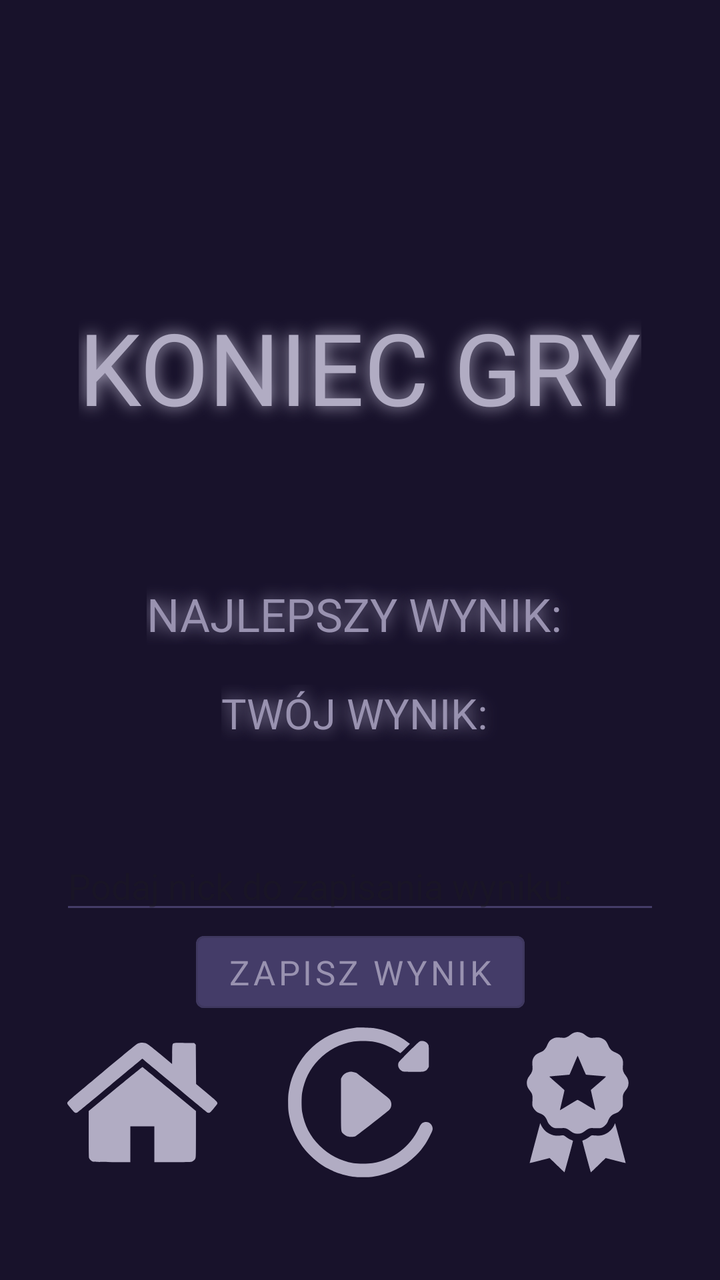
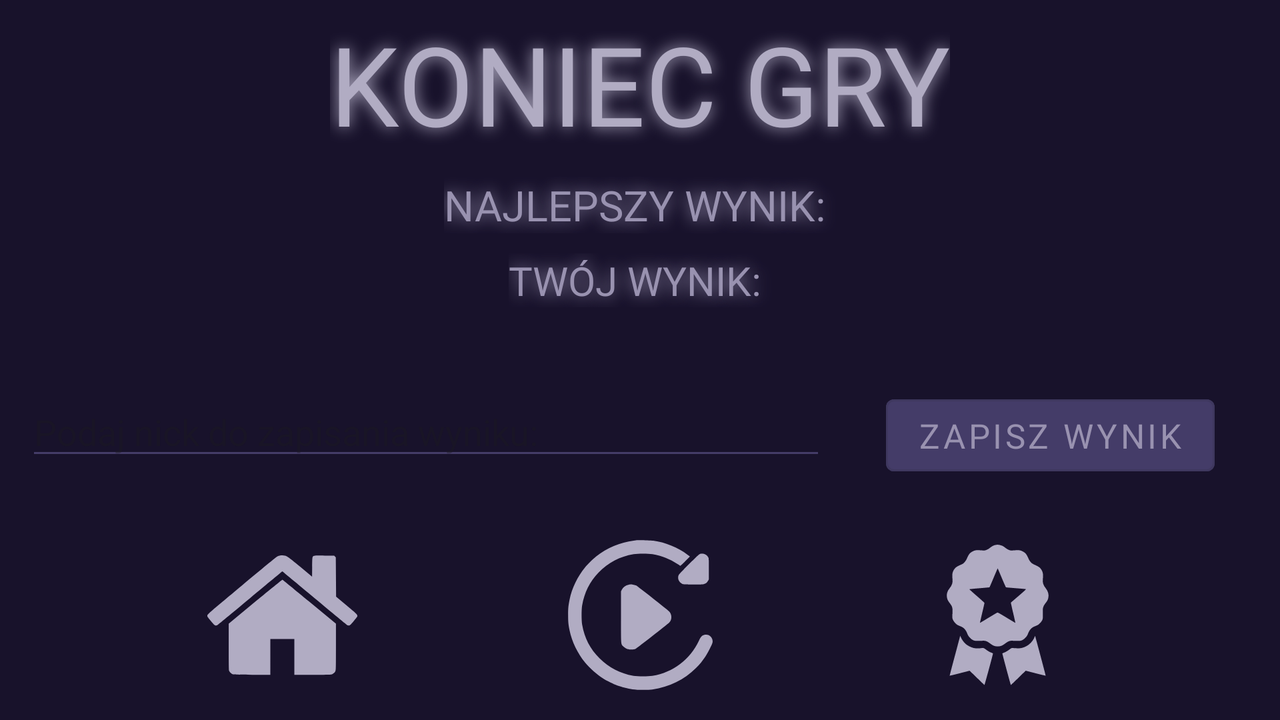

First picture: res/layout/ on a phone held upright. Second picture: the repository's own variant of that layout, on a device whose configuration matches the variant's folder. Source for both follows.
<!-- AndroidManifest.xml: application theme Theme.Projektgramatematyczna -->
<!-- res/layout/activity_koniec_gry.xml -->
<?xml version="1.0" encoding="utf-8"?>
<androidx.constraintlayout.widget.ConstraintLayout xmlns:android="http://schemas.android.com/apk/res/android"
    xmlns:app="http://schemas.android.com/apk/res-auto"
    xmlns:tools="http://schemas.android.com/tools"
    android:id="@+id/main"
    android:layout_width="match_parent"
    android:layout_height="match_parent"
    android:background="@color/czwarty_z_palety"
    tools:context=".Koniec_gry">

    <TextView
        android:id="@+id/textView"
        android:layout_width="wrap_content"
        android:layout_height="wrap_content"
        android:text="Koniec Gry"
        android:shadowDy="0"
        android:shadowDx="0"
        android:shadowRadius="20"
        android:shadowColor="@color/kolor_napisow"
        android:textColor="@color/kolor_napisow"
        android:fontFamily="@font/orange_juice2"
        android:textAllCaps="true"
        android:textSize="50sp"
        android:layout_marginTop="150dp"
        android:layout_marginBottom="75dp"
        app:layout_constraintTop_toTopOf="parent"
        app:layout_constraintStart_toStartOf="parent"
        app:layout_constraintEnd_toEndOf="parent"
        app:layout_constraintBottom_toTopOf="@id/najlepszyWynik"
         />

    <TextView
        android:id="@+id/najlepszyWynik"
        android:layout_width="wrap_content"
        android:layout_height="wrap_content"
        android:fontFamily="@font/chunkfive_ex"
        android:shadowColor="@color/tekst_przyciskow_glowna"
        android:shadowDx="0"
        android:shadowDy="0"
        android:shadowRadius="20"
        android:text="Najlepszy wynik: "
        android:textAllCaps="true"
        android:textColor="@color/tekst_przyciskow_glowna"
        android:textSize="23sp"
        app:layout_constraintBottom_toTopOf="@id/wynikGry"
        app:layout_constraintEnd_toEndOf="parent"
        app:layout_constraintStart_toStartOf="parent"
        app:layout_constraintTop_toBottomOf="@id/textView" />

    <TextView
        android:id="@+id/wynikGry"
        android:layout_width="wrap_content"
        android:layout_height="wrap_content"
        android:layout_marginTop="20dp"
        android:textSize="21sp"
        android:shadowDy="0"
        android:shadowDx="0"
        android:shadowRadius="20"
        android:shadowColor="@color/tekst_przyciskow_glowna"
        android:textColor="@color/tekst_przyciskow_glowna"
        android:text="Twój wynik: "
        android:fontFamily="@font/chunkfive_ex"
        android:textAllCaps="true"
        app:layout_constraintTop_toBottomOf="@id/najlepszyWynik"
        app:layout_constraintStart_toStartOf="parent"
        app:layout_constraintEnd_toEndOf="parent"
        app:layout_constraintBottom_toTopOf="@id/nickGracza"
         />


    <AutoCompleteTextView
        android:id="@+id/nickGracza"
        android:inputType="text"
        android:layout_width="match_parent"
        android:layout_height="wrap_content"
        android:layout_marginLeft="30dp"
        android:layout_marginRight="30dp"
        android:layout_marginTop="50dp"
        android:textColor="@color/kolor_napisow"
        android:backgroundTint="@color/drugi_z_palety"
        android:hint="Podaj nick do zapisania wyniku:"
        app:layout_constraintTop_toBottomOf="@id/wynikGry"
        app:layout_constraintStart_toStartOf="parent"
        app:layout_constraintEnd_toEndOf="parent"
         />

    <Button
        style="@style/Widget.MaterialComponents.Button.OutlinedButton"
        android:id="@+id/zapiszWynik"
        android:layout_width="wrap_content"
        android:layout_height="wrap_content"
        android:textAllCaps="true"
        android:text="Zapisz wynik"
        android:pointerIcon="hand"
        android:textSize="17sp"
        android:textColor="@color/tekst_przyciskow_glowna"
        android:backgroundTint="@color/drugi_z_palety"
        android:fontFamily="@font/corva_round"
        app:layout_constraintTop_toBottomOf="@id/nickGracza"
        app:layout_constraintStart_toStartOf="parent"
        app:layout_constraintEnd_toEndOf="parent"
        />

    <ImageButton
        android:id="@+id/przejdzDoStronyGlownej"
        android:layout_width="wrap_content"
        android:layout_height="wrap_content"
        app:srcCompat="@drawable/strona_glowna"
        android:background="#00000000"
        app:tint="@color/kolor_napisow"
        app:layout_constraintTop_toBottomOf="@id/nickGracza"
        app:layout_constraintStart_toStartOf="parent"
        app:layout_constraintEnd_toStartOf="@id/zagrajPonownie"
        app:layout_constraintBottom_toBottomOf="parent"/>

    <ImageButton
        android:id="@+id/zagrajPonownie"
        android:layout_width="wrap_content"
        android:layout_height="wrap_content"
        app:srcCompat="@drawable/zagraj_ponownie"
        android:background="#00000000"
        app:tint="@color/kolor_napisow"
        app:layout_constraintTop_toBottomOf="@id/nickGracza"
        app:layout_constraintStart_toEndOf="@id/przejdzDoStronyGlownej"
        app:layout_constraintEnd_toStartOf="@id/przejdzDoRankingu"
        app:layout_constraintBottom_toBottomOf="parent"
        />

    <ImageButton
        android:id="@+id/przejdzDoRankingu"
        android:layout_width="wrap_content"
        android:layout_height="wrap_content"
        app:srcCompat="@drawable/ranking"
        android:background="#00000000"
        app:tint="@color/kolor_napisow"
        app:layout_constraintTop_toBottomOf="@id/nickGracza"
        app:layout_constraintStart_toEndOf="@id/zagrajPonownie"
        app:layout_constraintEnd_toEndOf="parent"
        app:layout_constraintBottom_toBottomOf="parent"/>




</androidx.constraintlayout.widget.ConstraintLayout>
<!-- resources referenced by this layout -->
<resources>
  <color name="czwarty_z_palety">#18122B</color>
  <color name="drugi_z_palety">#443C68</color>
  <color name="kolor_napisow">#b1acc3</color>
  <color name="tekst_przyciskow_glowna">#9992b0</color>
  <!-- drawable strona_glowna (drawable) -->
  <vector xmlns:android="http://schemas.android.com/apk/res/android" android:height="75dp" android:viewportHeight="512" android:viewportWidth="512" android:width="75dp">
        
      <path android:fillColor="#000000" android:pathData="M248.7,53c-2.7,0.5 -7.2,2 -10,3.4 -3.1,1.6 -52,41.6 -121.2,99.4 -122.2,101.9 -118.8,98.8 -117.2,105.4 0.4,1.3 5.8,8.5 12.2,16 9.6,11.4 12.1,13.8 14.9,14.4 1.9,0.3 4.4,0.3 5.5,-0.1 1.1,-0.3 51.7,-42 112.3,-92.5 60.7,-50.6 110.5,-92 110.8,-92 0.3,-0 50.1,41.4 110.8,92 60.6,50.5 111.2,92.2 112.3,92.5 1.1,0.4 3.6,0.4 5.5,0.1 2.8,-0.6 5.3,-3 14.9,-14.4 6.4,-7.5 11.8,-14.7 12.2,-16 1.5,-6.2 0.3,-7.4 -36.7,-38.2l-35.5,-29.6 -0.5,-67.2 -0.5,-67.2 -2.8,-2.7 -2.7,-2.8 -32.3,-0.3c-21,-0.2 -33.5,-0 -35.8,0.7 -6.8,2 -6.8,2.2 -7.1,38.6l-0.3,32.7 -40.8,-34c-43.7,-36.5 -45,-37.4 -57.2,-38.5 -3.3,-0.3 -8.2,-0.2 -10.8,0.3z" android:strokeColor="#00000000"/>
        
      <path android:fillColor="#000000" android:pathData="M164.2,210.2l-91.2,75.2 0,78c0,53.7 0.4,79.4 1.1,82.1 1.5,5.5 8.3,11.9 14.2,13.3 3.2,0.9 22.8,1.2 65.6,1.2l61.1,-0 0,-61 0,-61 41,-0 41,-0 0,61 0,61 61.1,-0c40.7,-0 62.5,-0.4 65.3,-1.1 5.6,-1.4 11.4,-6.2 13.7,-11.3 1.8,-3.9 1.9,-8.4 1.9,-83.2l0,-79 -90.9,-74.9c-49.9,-41.2 -91.2,-75 -91.7,-75.2 -0.5,-0.2 -42,33.5 -92.2,74.9z" android:strokeColor="#00000000"/>
      
  </vector>
  <!-- from res/values-v23/ -->
  <style name="Theme.Projektgramatematyczna" parent="Base.Theme.Projektgramatematyczna">
      
      <item name="android:navigationBarColor">@android:color/transparent</item>
      <item name="android:statusBarColor">@android:color/transparent</item>
      <item name="android:windowLightStatusBar">?attr/isLightTheme</item>
    </style>
  <style name="Base.Theme.Projektgramatematyczna" parent="Theme.Material3.DayNight.NoActionBar">
          
          
      </style>
  <!-- some entries are left out for length -->
</resources>
<!-- res/layout-land/activity_koniec_gry.xml (the repository's variant of the layout above) -->
<!-- drawn on the phone turned sideways -->
<?xml version="1.0" encoding="utf-8"?>
<androidx.constraintlayout.widget.ConstraintLayout xmlns:android="http://schemas.android.com/apk/res/android"
    xmlns:app="http://schemas.android.com/apk/res-auto"
    xmlns:tools="http://schemas.android.com/tools"
    android:id="@+id/main"
    android:layout_width="match_parent"
    android:layout_height="match_parent"
    android:background="@color/czwarty_z_palety"
    tools:context=".Koniec_gry">

    <TextView
        android:id="@+id/textView"
        android:layout_width="wrap_content"
        android:layout_height="wrap_content"
        android:text="Koniec Gry"
        android:shadowDy="0"
        android:shadowDx="0"
        android:shadowRadius="20"
        android:shadowColor="@color/kolor_napisow"
        android:textColor="@color/kolor_napisow"
        android:fontFamily="@font/orange_juice2"
        android:textAllCaps="true"
        android:textSize="55sp"
        android:layout_marginTop="5dp"
        android:layout_marginBottom="10dp"
        app:layout_constraintTop_toTopOf="parent"
        app:layout_constraintStart_toStartOf="parent"
        app:layout_constraintEnd_toEndOf="parent"
        app:layout_constraintBottom_toTopOf="@id/najlepszyWynik"
         />

    <TextView
        android:id="@+id/najlepszyWynik"
        android:layout_width="wrap_content"
        android:layout_height="wrap_content"
        android:fontFamily="@font/chunkfive_ex"
        android:shadowColor="@color/tekst_przyciskow_glowna"
        android:shadowDx="0"
        android:shadowDy="0"
        android:shadowRadius="20"
        android:text="Najlepszy wynik: "
        android:textAllCaps="true"
        android:textColor="@color/tekst_przyciskow_glowna"
        android:textSize="21sp"
        app:layout_constraintBottom_toTopOf="@id/wynikGry"
        app:layout_constraintEnd_toEndOf="parent"
        app:layout_constraintStart_toStartOf="parent"
        app:layout_constraintTop_toBottomOf="@id/textView" />

    <TextView
        android:id="@+id/wynikGry"
        android:layout_width="wrap_content"
        android:layout_height="wrap_content"
        android:layout_marginTop="10dp"
        android:textSize="20sp"
        android:shadowDy="0"
        android:shadowDx="0"
        android:shadowRadius="20"
        android:shadowColor="@color/tekst_przyciskow_glowna"
        android:textColor="@color/tekst_przyciskow_glowna"
        android:text="Twój wynik: "
        android:fontFamily="@font/chunkfive_ex"
        android:textAllCaps="true"
        app:layout_constraintTop_toBottomOf="@id/najlepszyWynik"
        app:layout_constraintStart_toStartOf="parent"
        app:layout_constraintEnd_toEndOf="parent"
        app:layout_constraintBottom_toTopOf="@id/nickGracza"
         />

    <AutoCompleteTextView
        android:id="@+id/nickGracza"
        android:inputType="text"
        android:layout_width="400dp"
        android:layout_height="wrap_content"
        android:layout_marginLeft="30dp"
        android:layout_marginRight="30dp"
        android:layout_marginTop="40dp"
        android:textColor="@color/kolor_napisow"
        android:backgroundTint="@color/drugi_z_palety"
        android:hint="Podaj nick do zapisania wyniku:"
        app:layout_constraintTop_toBottomOf="@id/wynikGry"
        app:layout_constraintStart_toStartOf="parent"
        app:layout_constraintEnd_toStartOf="@id/zapiszWynik"
         />

    <Button
        style="@style/Widget.MaterialComponents.Button.OutlinedButton"
        android:id="@+id/zapiszWynik"
        android:layout_width="wrap_content"
        android:layout_height="wrap_content"
        android:textAllCaps="true"
        android:text="Zapisz wynik"
        android:pointerIcon="hand"
        android:textSize="17sp"
        android:layout_marginTop="40dp"
        android:layout_marginRight="50dp"
        android:textColor="@color/tekst_przyciskow_glowna"
        android:backgroundTint="@color/drugi_z_palety"
        android:fontFamily="@font/corva_round"
        app:layout_constraintTop_toBottomOf="@id/wynikGry"
        app:layout_constraintStart_toEndOf="@id/nickGracza"
        app:layout_constraintEnd_toEndOf="parent"
        />

    <ImageButton
        android:id="@+id/przejdzDoStronyGlownej"
        android:layout_width="wrap_content"
        android:layout_height="wrap_content"
        app:srcCompat="@drawable/strona_glowna"
        android:background="#00000000"
        app:tint="@color/kolor_napisow"
        android:layout_marginTop="20dp"
        app:layout_constraintTop_toBottomOf="@id/nickGracza"
        app:layout_constraintStart_toStartOf="parent"
        app:layout_constraintEnd_toStartOf="@id/zagrajPonownie"
        app:layout_constraintBottom_toBottomOf="parent"/>

    <ImageButton
        android:id="@+id/zagrajPonownie"
        android:layout_width="wrap_content"
        android:layout_height="wrap_content"
        app:srcCompat="@drawable/zagraj_ponownie"
        android:background="#00000000"
        app:tint="@color/kolor_napisow"
        android:layout_marginTop="20dp"
        app:layout_constraintTop_toBottomOf="@id/nickGracza"
        app:layout_constraintStart_toEndOf="@id/przejdzDoStronyGlownej"
        app:layout_constraintEnd_toStartOf="@id/przejdzDoRankingu"
        app:layout_constraintBottom_toBottomOf="parent"
        />

    <ImageButton
        android:id="@+id/przejdzDoRankingu"
        android:layout_width="wrap_content"
        android:layout_height="wrap_content"
        app:srcCompat="@drawable/ranking"
        android:background="#00000000"
        app:tint="@color/kolor_napisow"
        android:layout_marginTop="20dp"
        app:layout_constraintTop_toBottomOf="@id/nickGracza"
        app:layout_constraintStart_toEndOf="@id/zagrajPonownie"
        app:layout_constraintEnd_toEndOf="parent"
        app:layout_constraintBottom_toBottomOf="parent"/>




</androidx.constraintlayout.widget.ConstraintLayout>
